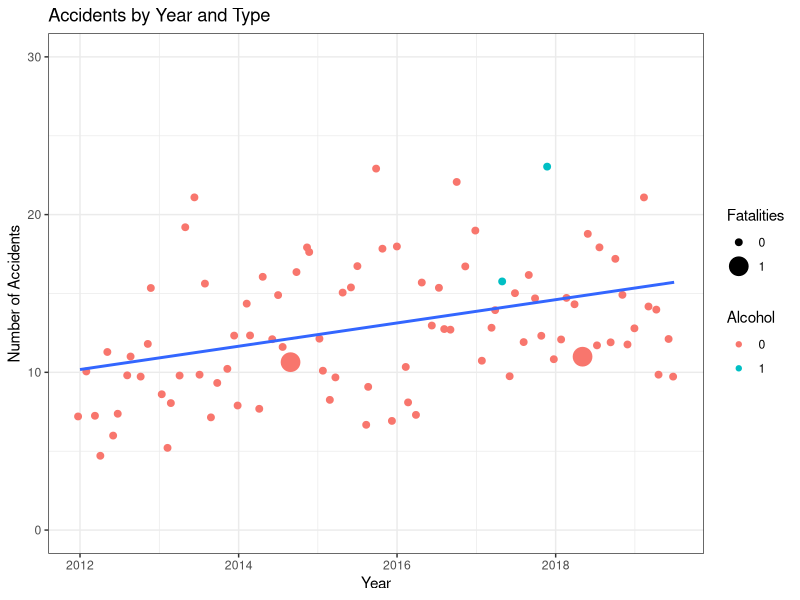
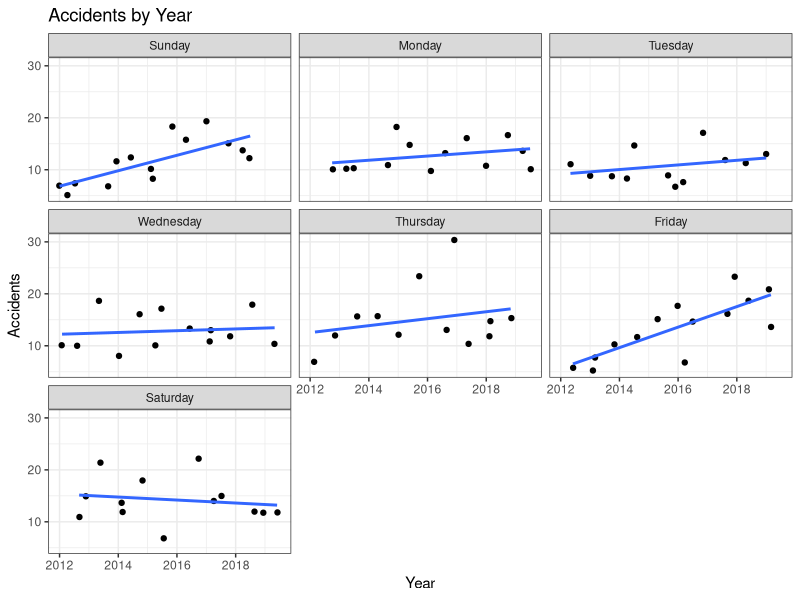

Reproduce these figures in R, in order.
options(scipen = 99)
library(tidyverse)
library(lubridate)
library(ggplot2)

accidents <- read.csv("Data/accidents.csv")

accidents$Month.Year <- format(as.Date(accidents$Date.Of.Stop), "%m-01-%Y")

#Code variables 

##Number of Accidents 
accidents$Accident = ifelse(accidents$Accident == "Yes", 1 ,0)

##Number of Fatalities 
accidents$Fatal = ifelse(accidents$Fatal == "Yes", 1 ,0)

##Number of Alcohol related accidents
accidents$Alcohol = ifelse(accidents$Alcohol == "Yes", 1 ,0)

##-----------------

#Summarize 

Num_Accidents <- accidents %>%
  group_by(Month.Year) %>%
  summarise(sum_Accidents = sum(Accident))

Num_Fatal <- accidents %>%
  group_by(Month.Year) %>%
  summarise(sum_Fatal = sum(Fatal))

Num_Alcohol <- accidents %>%
  group_by(Month.Year) %>%
  summarise(sum_Alcohol = sum(Alcohol))

#Join variables using merge(), aka, R counterpart to SQL's join 

agg_accidents <- merge(Num_Accidents, Num_Alcohol, by = "Month.Year")
agg_accidents <- merge(agg_accidents, Num_Fatal, by = "Month.Year")

##-----------------

#Code dates using base R, can be done with lubridate as well

agg_accidents$Month.Year <- as.Date(agg_accidents$Month.Year, 
                                    format = "%m-%d-%Y")
  
agg_accidents$DayofWeek <- strftime(agg_accidents$Month.Year,'%A')

agg_accidents$DayofWeek <- factor(agg_accidents$DayofWeek, levels= c("Sunday", 
                                  "Monday", "Tuesday", "Wednesday", "Thursday", 
                                         "Friday", "Saturday"))

# -----------------
#
# Can use this snippet to assign order to Days of the Week
# agg_accidents[order(agg_accidents$DayofWeek), ]

# If needed, check structure of inconsistencies with classes 
str(agg_accidents)

##-----------------
##Recode variables 

agg_accidents$Accidents <-  agg_accidents$sum_Accidents
agg_accidents$Fatal <- agg_accidents$sum_Fatal
agg_accidents$Alcohol <-agg_accidents$sum_Alcohol

agg_accidents$sum_Accidents <- NULL
agg_accidents$sum_Fatal <- NULL
agg_accidents$sum_Alcohol <- NULL

agg_accidents$Alcohol = as.factor(x = agg_accidents$Alcohol)

agg_accidents$Fatal = as.factor(x = agg_accidents$Fatal)

##-----------------
##Plots

accidentplot <- ggplot(data = agg_accidents, aes(x = Month.Year, 
                           y = Accidents)) + 
  geom_point(position = "jitter", aes(size = Fatal, color = Alcohol)) + 
  geom_smooth(method = "lm", se = FALSE) +
  labs(title = "Accidents by Year and Type", x = "Year", 
       y = "Number of Accidents", size = "Fatalities") +
  theme_bw()

accidentplot2 <- ggplot(agg_accidents, aes(x = Month.Year, y = Accidents)) + 
  geom_point(position = "jitter") + 
  geom_smooth(method = "lm", se = FALSE) + 
  labs(title = "Accidents by Year", x = "Year", y = "Accidents" )+
  theme_bw()+
  facet_wrap(.~DayofWeek)
 

accidentplot <- accidentplot + ylim(c(0, 30)) 
accidentplot
accidentplot2


#linear model of sum_accidents over time 
mod1 <- lm(agg_accidents$Accidents ~ agg_accidents$Month.Year)
mod2 <- lm(agg_accidents$Accidents ~ I(1:91))
summary(mod1)
summary(mod2)



